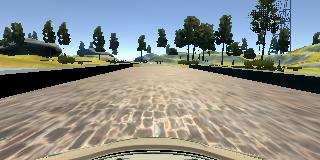
#> input picture examples/1.jpg, 320 x 160 px
$ python -i find_lane.py   (imports and definitions only)
#> lines starting #> are read from the running program, lines starting #| are printed output that depends on the picture; after the words box and inside, x2 and y2 are one past the last pixel; in counts of white or black regions, pixels touching at a corner belong together
import csv
import cv2
import numpy as np
import math
import os
import math

def canny(img, low_threshold, high_threshold):
    """Applies the Canny transform"""
    return cv2.Canny(img, low_threshold, high_threshold)

def gaussian_blur(img, kernel_size):
    """Applies a Gaussian Noise kernel"""
    return cv2.GaussianBlur(img, (kernel_size, kernel_size), 0)

def region_of_interest(img, vertices):
    """
    Applies an image mask.

    Only keeps the region of the image defined by the polygon
    formed from `vertices`. The rest of the image is set to black.
    """
    #defining a blank mask to start with
    mask = np.zeros_like(img)

    #defining a 3 channel or 1 channel color to fill the mask with depending on the input image
    if len(img.shape) > 2:
        channel_count = img.shape[2]  # i.e. 3 or 4 depending on your image
        ignore_mask_color = (255,) * channel_count
    else:
        ignore_mask_color = 255

    #filling pixels inside the polygon defined by "vertices" with the fill color
    cv2.fillPoly(mask, vertices, ignore_mask_color)

    #returning the image only where mask pixels are nonzero
    masked_image = cv2.bitwise_and(img, mask)
    return masked_image

# [60 lines left out: functions draw_lines, hough_lines, not called in this run]

def find_lane(image):
    original_image = image
    image = gaussian_blur(image, 13)

    image = canny(image, 50, 70)

    image_shape = image.shape
    image = region_of_interest(image, np.array([[[0, 70],[320, 70],[320, 135],[0, 135]]]))

    lines = cv2.HoughLinesP(image, 1, np.pi/180, 50, np.array([]), minLineLength=35, maxLineGap=30)
    # draw_lines(original_image, lines, color=[255,0,0], thickness=5)
    if lines is not None:
        for line in lines:
            for x1,y1,x2,y2 in line:
                if abs((y1-y2)/(x1-x2)) > 0.1:
                    cv2.line(original_image, (x1, y1), (x2, y2), [0,0,0], 3)

    return original_image

>>> import cv2
>>> picture = cv2.imread('examples/1.jpg')
#> picture is the input picture: shape (160, 320, 3); mean B, G, R 134.7, 139.8, 137.7
>>> result = find_lane(picture)
#> in gaussian_blur, `return cv2.GaussianBlur(img, (kernel_size, kernel_size), 0)`:
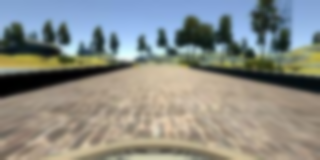
#> returned value: shape (160, 320, 3); mean of channels 0, 1, 2 134.7, 139.8, 137.7; drawn as B, G, R
#> in canny, `return cv2.Canny(img, low_threshold, high_threshold)`:
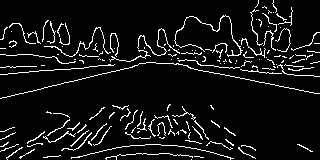
#> returned value: shape (160, 320); 7.4% white in thin lines or dots
#> in region_of_interest, `cv2.fillPoly(mask, vertices, ignore_mask_color)`:
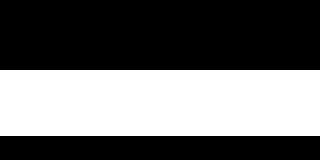
#> mask: shape (160, 320); 41.2% white; 1 white region, box (x1, y1, x2, y2) and area: (0, 70, 320, 136) 21120
#> in region_of_interest, `masked_image = cv2.bitwise_and(img, mask)`:
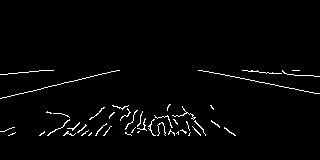
#> masked_image: shape (160, 320); 2.1% white in thin lines or dots, all inside (x1, y1, x2, y2) = (0, 70, 320, 136)
#> in find_lane, `lines = cv2.HoughLinesP(image, 1, np.pi/180, 50, np.array([]), minLine..`: lines = [[0, 98, 119, 70], [219, 73, 317, 93]]
#> the loop in find_lane, `for line in lines:` made 2 passes
#> after the loop in find_lane, `for line in lines:`:
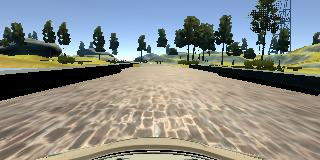
#> original_image: shape (160, 320, 3); 2.13% of pixels changed, all inside (x1, y1, x2, y2) = (0, 68, 320, 101)

$ run again, on examples/2.jpg
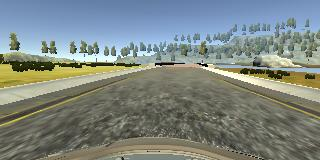
#> input picture examples/2.jpg, 320 x 160 px
#> picture is the input picture: shape (160, 320, 3); mean B, G, R 130, 134.5, 125.6
#> in canny, `return cv2.Canny(img, low_threshold, high_threshold)`:
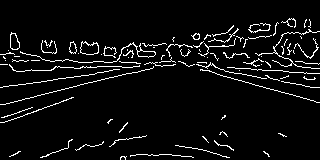
#> returned value: shape (160, 320); 5.6% white in thin lines or dots, all inside (x1, y1, x2, y2) = (0, 18, 320, 160)
#> mask: shape (160, 320); 41.2% white; 1 white region, box (x1, y1, x2, y2) and area: (0, 70, 320, 136) 21120
#> masked_image: shape (160, 320); 1.5% white in thin lines or dots, all inside (x1, y1, x2, y2) = (0, 70, 320, 136)
#> lines = [[0, 87, 94, 74], [203, 70, 318, 102], [4, 104, 93, 81], [13, 70, 51, 70], [3, 122, 73, 97], [225, 71, 319, 87]]
#> the loop in find_lane, `for line in lines:` made 6 passes
#> after the loop in find_lane, `for line in lines:`:
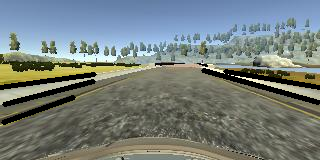
#> original_image: shape (160, 320, 3); 4.85% of pixels changed, all inside (x1, y1, x2, y2) = (0, 68, 320, 125)

$ run again, on examples/3.jpg
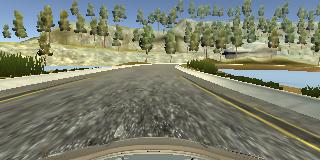
#> input picture examples/3.jpg, 320 x 160 px
#> picture is the input picture: shape (160, 320, 3); mean B, G, R 111.4, 129.1, 125.3
#> in canny, `return cv2.Canny(img, low_threshold, high_threshold)`:
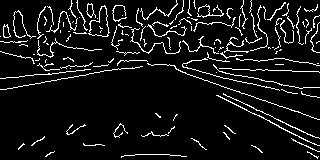
#> returned value: shape (160, 320); 8% white in thin lines or dots
#> mask: shape (160, 320); 41.2% white; 1 white region, box (x1, y1, x2, y2) and area: (0, 70, 320, 136) 21120
#> masked_image: shape (160, 320); 2% white in thin lines or dots, all inside (x1, y1, x2, y2) = (0, 70, 320, 136)
#> lines = [[180, 71, 319, 119], [0, 89, 111, 70], [216, 95, 296, 135], [223, 94, 312, 135], [213, 75, 317, 97], [0, 78, 80, 70]]
#> the loop in find_lane, `for line in lines:` made 6 passes
#> after the loop in find_lane, `for line in lines:`:
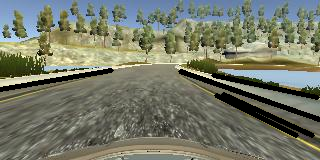
#> original_image: shape (160, 320, 3); 5.48% of pixels changed, all inside (x1, y1, x2, y2) = (0, 68, 320, 138)

$ run again, on examples/4.jpg
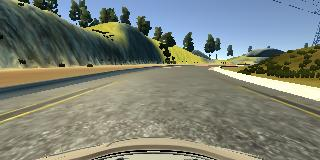
#> input picture examples/4.jpg, 320 x 160 px
#> picture is the input picture: shape (160, 320, 3); mean B, G, R 118.7, 129.4, 123.9
#> in canny, `return cv2.Canny(img, low_threshold, high_threshold)`:
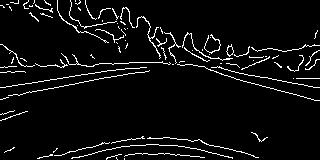
#> returned value: shape (160, 320); 5.3% white in thin lines or dots
#> mask: shape (160, 320); 41.2% white; 1 white region, box (x1, y1, x2, y2) and area: (0, 70, 320, 136) 21120
#> masked_image: shape (160, 320); 1.1% white in thin lines or dots, all inside (x1, y1, x2, y2) = (0, 70, 320, 136)
#> lines = [[6, 97, 135, 72], [0, 87, 111, 70], [224, 75, 317, 100], [228, 70, 316, 87]]
#> the loop in find_lane, `for line in lines:` made 4 passes
#> after the loop in find_lane, `for line in lines:`:
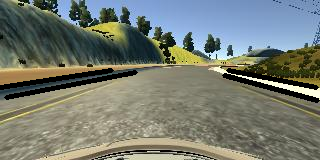
#> original_image: shape (160, 320, 3); 4.25% of pixels changed, all inside (x1, y1, x2, y2) = (0, 68, 320, 103)
